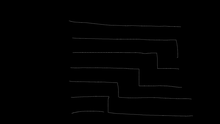
%> input picture 1114第一次實驗(課程二)/coursepathreader/5086100271923200.tif, 220 x 124 px, shrunk from 1920 x 1080 before the run; its folder holds only this picture in this run
$ octave pic_rate_onepic.m   (GNU Octave 9; MATLAB toolbox functions it lacks are replaced by stand-ins)
%> lines starting %> are read from the running program, lines starting %| are printed output that depends on the picture; in (x1, y1, x2, y2) boxes, pixels count from 0 and x2, y2 are one past the last pixel; in counts of white or black regions, pixels touching at a corner belong together; the program's own positions count from 1
clc;
clear;
close all;
add_temp=1;
for Bounding_box=100:100:1000;
sight_like_one=5;
sight_like_two=1;
sight_like_three=3;
allFile = dir('*.tif');
for k=1:1:length(allFile)
    pic=imread(allFile(k).name);%對每一張tif圖片做處理
%> pic is the input picture: size 124x220 uint8; min 0, max 46, mean 1.1
    pic=pic>0;                  %pic中點大於0的話就是ture,給1
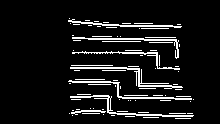
%> pic: size 124x220 logical; 8.6% white in thin lines or dots, all inside (x1, y1, x2, y2) = (68, 18, 194, 119)
    [x,y]=find(pic);            %找出矩陣X中的所有非零元素，並將這些元素的索引值填到[x,y]
%> x = 2352 values from 19 to 119; y = 2352 values from 69 to 194
    rtmap=zeros(Bounding_box);  %製造一個空白的矩陣
    xminimum=min(x);            %x取最小座標
%> xminimum = 19
    yminimum=min(y);            %y取最小座標
%> yminimum = 69
    xmaximum=max(x);            %x取最大座標
%> xmaximum = 119
    ymaximum=max(y);            %y取最大座標
%> ymaximum = 194
    x=x-xminimum+1;               %所有座標減去最小值,讓圖片可貼在(1,1)上
%> x = 2352 values, max 101 at index 2147, min 1 at index 4, mean 53.29
    y=y-yminimum+1;               %所有座標減去最小值,讓圖片可貼在(1,1)上
%> y = 2352 values from 1 to 126
    x_magnification=(Bounding_box-2)/(xmaximum-xminimum); %看ｘ要放大多少倍 -2是為了怕ceil往上加一
%> x_magnification = 0.98
    y_magnification=(Bounding_box-2)/(ymaximum-yminimum); %看ｙ要放大多少倍
%> y_magnification = 0.784
    x_magnify=floor(x*x_magnification);    %放大ｘ   用ceil是怕floor座標會有0值
%> x_magnify = 2352 values, max 98 at index 1512, min 0 at index 4, mean 51.73
    y_magnify =floor(y*y_magnification);   %放大ｙ
%> y_magnify = 2352 values from 0 to 98

    %figure,plot(y_magnify,-x_magnify,'x'),axis equal,axis tight     %show出ｐｌｏｔ

    for j=1:1:length(x_magnify)            %把相對應X,Y軸寫進rtmap裡,以便做二維傅立葉
        if(x_magnify(j,1)==0&&y_magnify(j,1)~=0)
            x_magnify(j,1)=1;
            rtmap(x_magnify(j,1),y_magnify(j,1))=1;
        end

        if(x_magnify(j,1)~=0&&y_magnify(j,1)==0)
            y_magnify(j,1)=1;
            rtmap(x_magnify(j,1),y_magnify(j,1))=1;
        end
        if(x_magnify(j,1)~=0&&y_magnify(j,1)~=0)
            rtmap(x_magnify(j,1),y_magnify(j,1))=1;
        end
    end
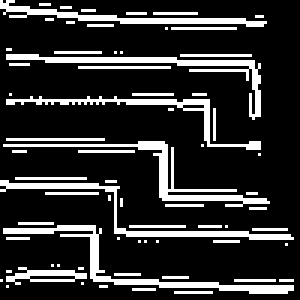
%> rtmap: size 100x100 double (shown 3 times larger); values 0 (black) and 1 (white), 18.6% white in thin lines or dots
%> after the loop, x_magnify = 2352 values, max 98 at index 1512, min 1 at index 4, mean 51.73; y_magnify = 2352 values from 1 to 98
    %subplot(3,3,k),imshow(rtmap)     %show出放入空白矩陣圖片
    fmapq{k}=abs(fft2(rtmap));
    %figure,subplot(3,3,k),imshow(abs(log(abs(fmapq{i}))),[],'notruesize'),title('fft2');
    fmapq{k}= fmapq{k}/ fmapq{k}(1,1);
    fmapq{k}(1,1)=0;
end

originpic=9;%原圖

%figure,
for picnum=1:1:originpic-1
       sum=0;
    for i=1:1:size(rtmap,1)
        for j=1:1:size(rtmap,2)
%> (the run ends here)

$ run again, on 1114第一次實驗(課程二)/coursepathreader/6297005097746432.tif
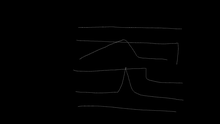
%> input picture 1114第一次實驗(課程二)/coursepathreader/6297005097746432.tif, 220 x 124 px, shrunk from 1920 x 1080 before the run
%> pic is the input picture: size 124x220 uint8; min 0, max 70, mean 1
%> `pic=pic>0;`:
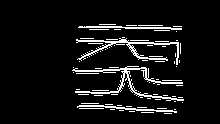
%> pic: size 124x220 logical; 7.5% white in thin lines or dots, all inside (x1, y1, x2, y2) = (72, 24, 184, 114)
%> `[x,y]=find(pic);`: x = 2057 values from 25 to 114; y = 2057 values from 73 to 184
%> xminimum = 25
%> yminimum = 73
%> xmaximum = 114
%> ymaximum = 184
%> `x=x-xminimum+1;`: x = 2057 values, max 90 at index 1749, min 1 at index 426, mean 44.1
%> `y=y-yminimum+1;`: y = 2057 values from 1 to 112
%> x_magnification = 1.1
%> y_magnification = 0.883
%> x_magnify = 2057 values, max 99 at index 1749, min 1 at index 426, mean 48.04
%> `y_magnify =floor(y*y_magnification);`: y_magnify = 2057 values from 0 to 98
%> after the loop `for j=1:1:length(x_magnify)`:
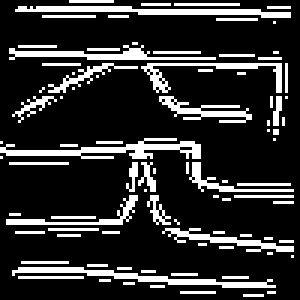
%> rtmap: size 100x100 double (shown 3 times larger); values 0 (black) and 1 (white), 18.5% white in thin lines or dots
%> after the loop `for j=1:1:length(x_magnify)`: y_magnify = 2057 values from 1 to 98

$ run again, on 1114第一次實驗(課程二)/coursepathreader/6325587836665856.tif
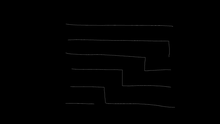
%> input picture 1114第一次實驗(課程二)/coursepathreader/6325587836665856.tif, 220 x 124 px, shrunk from 1920 x 1080 before the run
%> pic is the input picture: size 124x220 uint8; min 0, max 46, mean 0.8
%> `pic=pic>0;`:
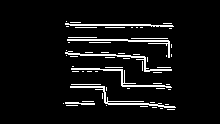
%> pic: size 124x220 logical; 6.5% white in thin lines or dots, all inside (x1, y1, x2, y2) = (63, 21, 176, 110)
%> `[x,y]=find(pic);`: x = 1767 values from 22 to 110; y = 1767 values from 64 to 176
%> xminimum = 22
%> yminimum = 64
%> xmaximum = 110
%> ymaximum = 176
%> `x=x-xminimum+1;`: x = 1767 values, max 89 at index 1661, min 1 at index 8, mean 43.17
%> `y=y-yminimum+1;`: y = 1767 values from 1 to 113
%> x_magnification = 1.11
%> y_magnification = 0.875
%> x_magnify = 1767 values, max 99 at index 1661, min 1 at index 8, mean 47.58
%> `y_magnify =floor(y*y_magnification);`: y_magnify = 1767 values from 0 to 98
%> after the loop `for j=1:1:length(x_magnify)`:
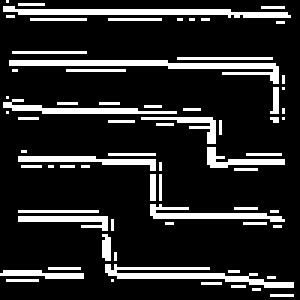
%> rtmap: size 100x100 double (shown 3 times larger); values 0 (black) and 1 (white), 15.8% white in thin lines or dots
%> after the loop `for j=1:1:length(x_magnify)`: y_magnify = 1767 values from 1 to 98
